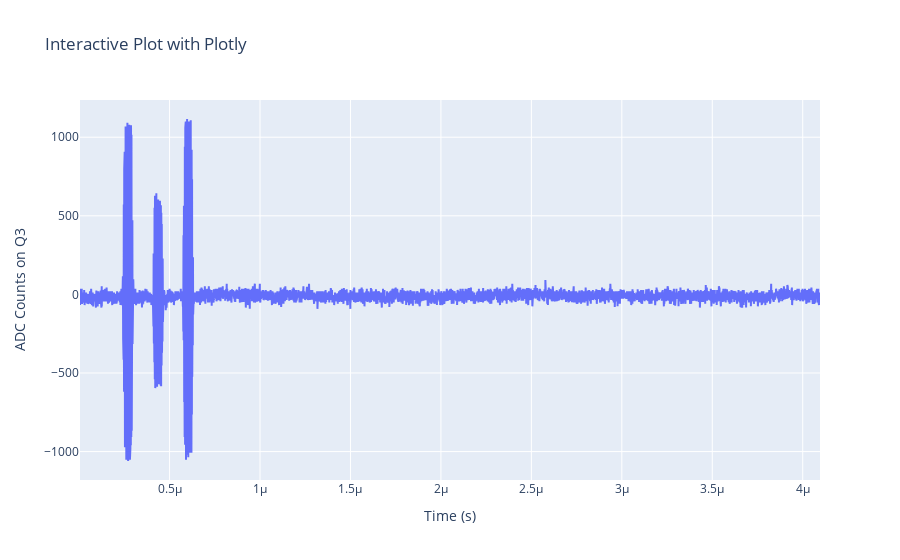

The notebook cell saved with this chart:
### Code cell
# %matplotlib notebook
# # plt.figure()
# plt.xlabel('Time (s)')
# plt.ylabel('ADC Counts')
# plt.plot(np.arange(0,acq_data['1'].shape[1]*0.5e-9,0.5e-9)[10:], np.average(acq_data['1'],axis=0)[10:])

# Data setup
time = np.arange(0, acq_data_q3['1'].shape[1] * 0.5e-9, 0.5e-9)[10:]
adc_counts = np.average(acq_data_q3['1'], axis=0)[10:]

import plotly.graph_objects as go

# Interactive Plotly plot
fig = go.Figure(data=go.Scatter(x=time, y=adc_counts, mode='lines'))
fig.update_layout(
    title="Interactive Plot with Plotly",
    xaxis_title="Time (s)", yaxis_title="ADC Counts on Q3"
    )

# Show interactive plot with zoom and scale controls
fig.show()

### Figure 1 — Plotly figure (JSON) as saved in the notebook; plotly's stock layout.template omitted (floating-point values rounded to 4 significant figures; data arrays with more than 128 entries replaced by an {"elided": "..."} marker saying what was removed)
{"data": [{"mode": "lines", "type": "scatter", "x": {"elided": "8182 float values"}, "y": {"elided": "8182 int values"}}], "layout": {"title": {"text": "Interactive Plot with Plotly"}, "xaxis": {"title": {"text": "Time (s)"}}, "yaxis": {"title": {"text": "ADC Counts on Q3"}}}}
